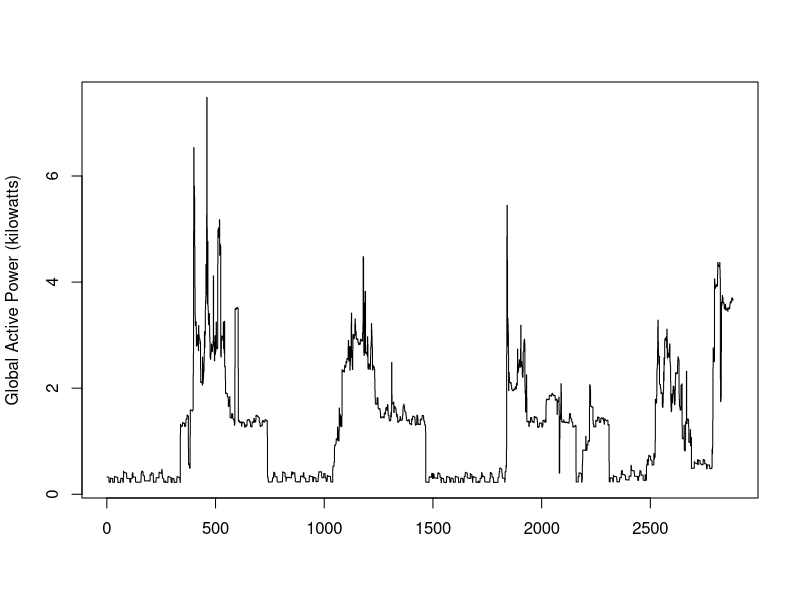

This chart was generated by the following R code:
# Plot 2
library(dplyr)
library(here)
library(lubridate)

data <- read.csv(here("./data/2007_power_consumption.csv"), sep = ",")

data$days <- lubridate::wday(as.Date(data$Date, format = "%Y-%m-%d"), label = T)
windows(width = 5, height = 5)

dev.new(width = 480, height = 480, unit = "px")


with(data, plot(Global_active_power, 
                #xlim = c("Thu", "Fri", "Sat"),
                type = "s",
                xlab = "",
                ylab = "Global Active Power (kilowatts)"
                ))

dev.copy(png, file = "plot2.png")

dev.off()
